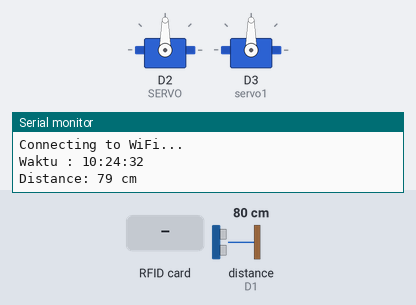
Recording of a sketch running on a simulated ESP8266 (NodeMCU). Parts: 2 × servo, the last lines printed to the serial monitor. Wiring (inferred from the names in the program): ultrasonic range finder: trigger D0; echo D1. The test bench sets the inputs (shaded band); at power-on: distance to the obstacle (sensor on D1) 80 cm. The echo pulse lasts 58.3 µs per cm; WiFi joins after 1.5 s; servers stay silent unless stated; network time is answered at once with the bench clock; the local clock reads 2024-03-15 10:24:30 at power-on unless the sketch sets it.

Above: at 3.2 s.
3.3 s: RFID card 5E 7A 19 C4 held to the reader
13.3 s: distance to the obstacle (sensor on D1) set to 84 cm
At 19.1 s:
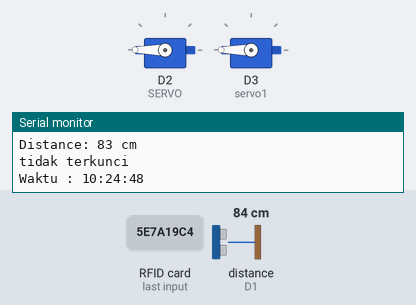
19.8 s: distance to the obstacle (sensor on D1) set to 2 cm
At 22.7 s:
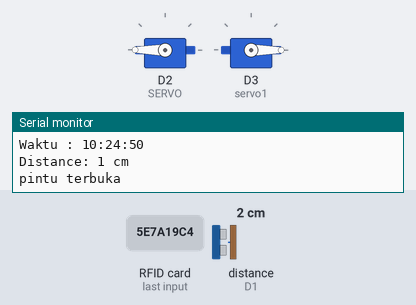
23.5 s: distance to the obstacle (sensor on D1) set to 120 cm
At 27.6 s:
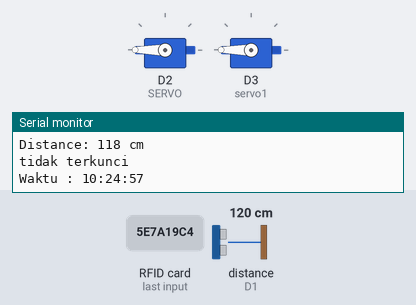
28.3 s: RFID card D3 73 E7 A7 held to the reader
At 31.3 s:
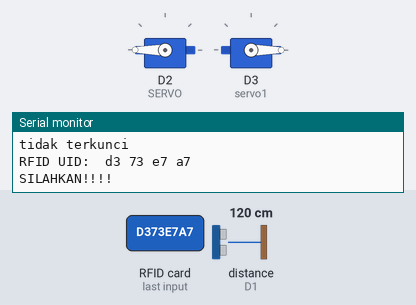
Timing chart, 0 to 36.1 s (numbered marks = the images above; inputs shaded):
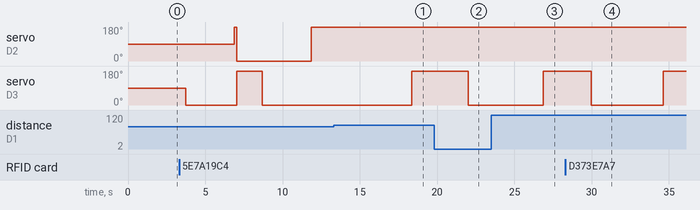

The sketch:

smartdoorlock.ino
```cpp
#include <ESP8266WiFi.h>
#include <NTPClient.h>
#include <WiFiUdp.h>
#include <Servo.h>
#include <SPI.h>
#include <MFRC522.h>
#include <FirebaseESP8266.h>

#define trigPin D0
#define echoPin D1
#define SERVO D2
#define SS_PIN D8
#define RST_PIN D4
#define FIREBASE_HOST "https://mipro-c6af8-default-rtdb.firebaseio.com"
#define FIREBASE_AUTH "Wr40s9LDQN9Kzg78wSQuzLcsBb6Ij2baq8jVy4kE"

const char *ssid     = "ridho";
const char *password = "ridho123";

long duration;
int distance,jam,menit,detik;
MFRC522 rfid(SS_PIN, RST_PIN);
Servo servo;
Servo servo1;
String kunci= "tempat sedang tutup";
String buka= "tempat sedang buka";
String path= "Distance";

FirebaseData firebaseData;
FirebaseData doorlock;
FirebaseData lock;

WiFiUDP ntpUDP;
NTPClient timeClient(ntpUDP, "id.pool.ntp.org", 25200);

void setup() {
  Serial.begin(115200);
  WiFi.begin(ssid, password);
  while (WiFi.status() != WL_CONNECTED) {
    delay(1000);
    Serial.println("Connecting to WiFi...");
  }
  Firebase.begin(FIREBASE_HOST,FIREBASE_AUTH);
  Firebase.reconnectWiFi(true);

  pinMode(trigPin, OUTPUT);
  pinMode(echoPin, INPUT);

  SPI.begin();
  rfid.PCD_Init();

  servo.attach(SERVO);
  servo1.attach(D3);

 timeClient.begin();
}

void loop() {
timeClient.update();
Serial.print("Waktu : ");
Serial.print(timeClient.getHours());
Serial.print(":");
Serial.print(timeClient.getMinutes());
Serial.print(":");
Serial.println(timeClient.getSeconds());
delay(1000);
jam = timeClient.getHours();
menit = timeClient.getMinutes();
detik = timeClient.getSeconds();


digitalWrite(trigPin, LOW);
delayMicroseconds(2);
digitalWrite(trigPin, HIGH);
delayMicroseconds(10);
digitalWrite(trigPin, LOW);
duration = pulseIn(echoPin, HIGH);
distance = duration * 0.034 / 2;
Serial.print("Distance: ");
Serial.print(distance);
Serial.println(" cm");
Firebase.setInt(firebaseData, path ,distance);
delay(500);

if ( timeClient.getHours() >=6 && timeClient.getHours() <= 20 && distance <= 80  ) {
servo1.write(0);
Serial.println("pintu terbuka");
Serial.println();
delay(3000);
}
else {
servo1.write(180);
}

if ( timeClient.getHours() >=20 && timeClient.getHours() <= 24 ) {
Firebase.setString(lock,"status", kunci);
servo.write(0);
Serial.println("terkunci");
Serial.println();
delay(1000);
}
else if ( timeClient.getHours() >=0 && timeClient.getHours() <= 6 ) {
Firebase.setString(lock,"status", kunci);
servo.write(0);
Serial.println("terkunci");
Serial.println();
delay(1000);
}
else {
Firebase.setString(lock,"status", buka);
Serial.println("tidak terkunci");
Serial.println();
servo.write(180);
}

if ( ! rfid.PICC_IsNewCardPresent()) { //memeriksa kartu
 return;
 }
if ( ! rfid.PICC_ReadCardSerial()) { //membaca kartu
// rfid.PICC_HaltA();  // Menahan kartu agar tidak terus membaca
 return;
 }
String id = "";
  for (byte i = 0; i < rfid.uid.size; i++) {
     id.concat(String(rfid.uid.uidByte[i] < 0x10 ? " 0" : " "));
     id.concat(String(rfid.uid.uidByte[i], HEX));
     }
Serial.print("RFID UID: ");
Serial.println(id);
if (id.substring(1) == "d3 73 e7 a7" )
 {
 Firebase.setInt(doorlock, "petugas", id.substring(1) == "d3 73 e7 a7");
 Serial.println("SILAHKAN!!!!");
 Serial.println();
 servo.write(180);
 delay(1000);
 servo1.write(0);
 delay(3000);
 }
 else {
 Firebase.setInt(doorlock, "petugas", id.substring(1) == "d3 73 e7 a7");
 Serial.println("ANDA SIAPA!!!");
 Serial.println();
 servo.write(0);
 servo1.write(180);
 }

}
```

Measured:
- the behaviour switches between 81 and 82 cm on distance to the obstacle (sensor on D1) (found by bisection; images 0 and 1)
- after the input at 13.3 s, servo on D3 (servo1): 0° → 180° after 5.1 s
- after the input at 19.8 s, servo on D3 (servo1): 180° → 0° after 2.2 s
- after the input at 23.5 s, servo on D3 (servo1): 0° → 180° after 3.3 s
- after the input at 28.3 s, servo on D3 (servo1): 180° → 0° after 1.7 s, → 180° 4.7 s later
